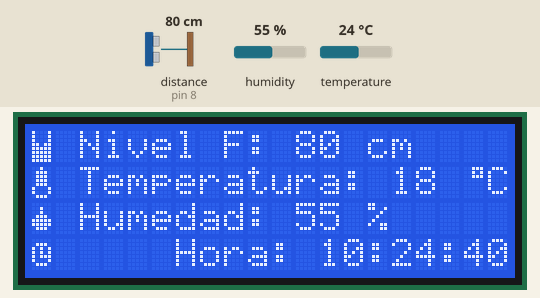
Bench run of a sketch on a simulated Arduino Uno, built with avr-gcc and run on an emulated ATmega328P. Parts: 20×4 character LCD. Inputs (shaded band) come from the test bench; at power-on: distance to the obstacle (sensor on pin 8) 80 cm, humidity 55 %, temperature 24 °C. The echo pulse lasts 58.3 µs per cm; the local clock reads 2024-03-15 10:24:30 at power-on unless the sketch sets it; storage starts empty; what the sketch prints to the serial monitor is not drawn.

Above: at 10.6 s.
10.7 s: distance to the obstacle (sensor on pin 8) set to 2 cm
At 12.3 s:
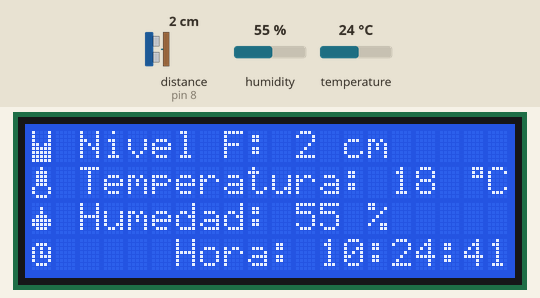
14.0 s: humidity set to 22 %
At 15.9 s:
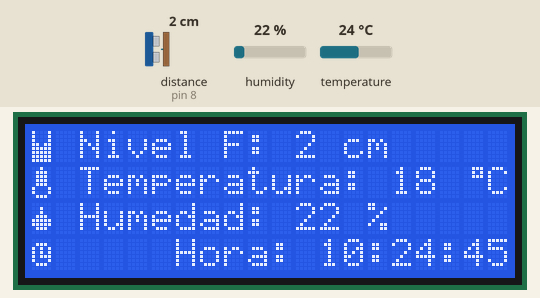
18.1 s: temperature set to 12 °C
At 20.5 s:
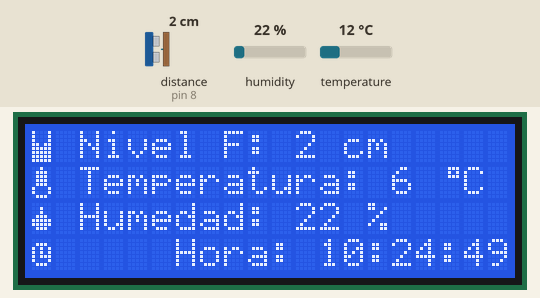
22.2 s: distance to the obstacle (sensor on pin 8) set to 4 cm
At 23.6 s:
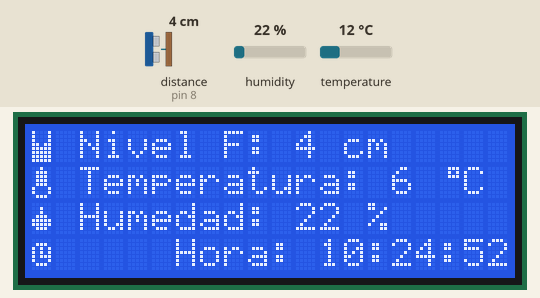
25.3 s: humidity set to 40 %
At 26.4 s:
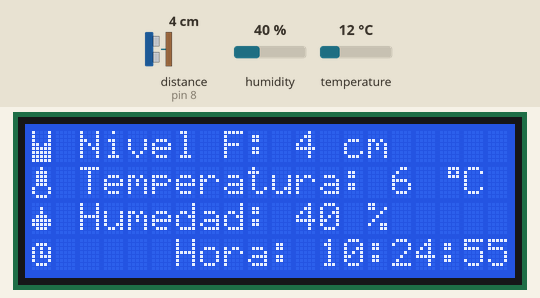
28.4 s: distance to the obstacle (sensor on pin 8) set to 9 cm
At 29.8 s:
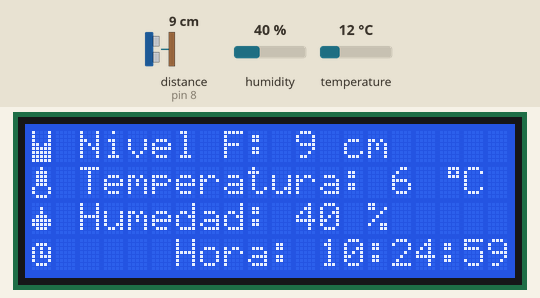

The sketch:

Codigo_poyecto_cenipalma.ino
```cpp
/**********************************************
   A4 = SDA y A5= SCL pines para protocolo I2C
   que usa el mod reloj o cualquier otro mod tambien
   los 2 ultimos al aldo de los pines de com por USB

   10 = CS   Pin para ctivar esclavo se puede usar
   cualquiera pero cuando hay un solo esclavo se usa ese
   11 = MOSI maestro sale esclavo entra
   12 = MISO maestro entra esclavo sale
   13 = SCK pulso de reloj serial

   ya estan definidos !
 *********************************************/

#include <LiquidCrystal.h>

#include <Ultrasonic.h>

#include <RTClib.h>
#include <Wire.h>

#include <DHT.h>
#include <DHT_U.h>

#include <SPI.h>
#include <SD.h>
Sd2Card card;

#define sensor 14 // pin del sensor DHT
#define SSpin 10
#define trig 9
#define echo 8
#define MAX_DISTANCE 400

int TIME_OUT = 30000;
long duracion, distancia;
int temperatura;
int humedad;
bool escritura = true;

RTC_DS3231 rtc;  //  creamos variable global del reloj
File archivo;
DHT dht (sensor, DHT11); // definimos el din del sensor y el tipo de senssor
LiquidCrystal lcd(7, 6, 5, 4, 3, 2); // definimos los pines del lcd (RS,E,D4,D5,D6,D7)
Ultrasonic ultrasonic(trig, echo, TIME_OUT);
DateTime fecha;

//////////////////////////////////////////////////////////barra
byte b1[8] = {
  B10000,
  B10000,
  B10000,
  B10000,
  B10000,
  B10000,
  B10000,
  B10000
};

byte b2[8] = {
  B11000,
  B11000,
  B11000,
  B11000,
  B11000,
  B11000,
  B11000,
  B11000
};
byte b3[8] = {
  B11100,
  B11100,
  B11100,
  B11100,
  B11100,
  B11100,
  B11100,
  B11100
};
byte b4[8] = {
  B11110,
  B11110,
  B11110,
  B11110,
  B11110,
  B11110,
  B11110,
  B11110
};

byte b5[] = {
  B11111,
  B11111,
  B11111,
  B11111,
  B11111,
  B11111,
  B11111,
  B11111
};

/////////////////////////////////////////////////////////////

byte ciculoarriba[8] = {
  B00111,
  B00101,
  B00111,
  B00000,
  B00000,
  B00000,
  B00000,
  B00000
};
byte nivel[8] = {
  B10001,
  B10001,
  B10001,
  B11011,
  B11111,
  B11111,
  B11111,
  B11111
};
byte Btemperatura[8] = {
  B00100,
  B01110,
  B01110,
  B01110,
  B01110,
  B10001,
  B10001,
  B01110
};
byte Bhumedad[8] = {
  B00000,
  B00100,
  B00100,
  B01110,
  B11111,
  B11111,
  B01110,
  B00000
};
byte reloj[8] = {
  B00000,
  B01110,
  B10101,
  B10101,
  B10111,
  B10001,
  B01110,
  B00000
};

byte nada[8] = {
  B00000,
  B00000,
  B00000,
  B00000,
  B00000,
  B00000,
  B00000,
  B00000
};

byte guardar[8] = {
  B00000,
  B11100,
  B10010,
  B10001,
  B11111,
  B10101,
  B11111,
  B00000
};
byte fuerarango[8] = {
  B10100,
  B11111,
  B11111,
  B10100,
  B10010,
  B11111,
  B11111,
  B10010
};

////////////no sd
byte nosd1[8] = {
  B01111,
  B01100,
  B01010,
  B01001,
  B01001,
  B01010,
  B01100,
  B01111
};
byte nosd2[8] = {
  B10000,
  B01000,
  B01100,
  B10010,
  B10010,
  B01010,
  B00110,
  B11110
};
////////////////////////

//////////////////////////marco
byte marco[8] = {
  B00000,
  B00000,
  B00000,
  B11111,
  B11111,
  B11111,
  B00000,
  B00000
};

void setup() {
  pinMode(trig, OUTPUT);
  pinMode(echo, INPUT);
  pinMode(14, INPUT);

  Serial.begin(9600);
  lcd.begin(20, 4);

  ////////////////////////////
  lcd.createChar(1, b1);
  lcd.createChar(2, b2);
  lcd.createChar(3, b3);
  lcd.createChar(4, b4);
  lcd.createChar(5, b5);
  ///////////////////////////
  Serial.println(F(" "));
  Serial.println(F("        Firux S.A.S todos los derechos reservados 2019"));
  Serial.println(F(" "));

  /********* inicializacion del sensor de nivel **********/
  Serial.println(F("Inicializando Modulo Sensor de nivel..."));
  distancia = ultrasonic.read(CM);
  if (distancia) {
    Serial.println(F("Modulo sensor Inicializado"));
    if ((distancia == 535) || (distancia == 536 )) {
      Serial.println(F("|||||||Fuera de Rango|||||||"));
      Serial.println(F("CONECTAR SENSOR O VERIFICAR RANGO!!!"));
    }
    Serial.println(F(" "));
  } else {
    Serial.println(F("Modulo sensor no encontrado"));
    Serial.println(F(" "));
  }

  /********* inicializacion del mod temperatura **********/
  Serial.println(F("Inicializando Modulo Temperatura..."));
  dht.begin();
  if (dht.readTemperature(true)) {
    Serial.println(F("Modulo Temp Inicializado"));
    Serial.println(F(" "));
  } else {
    Serial.println(F("Modulo Temp no encontrado"));
    Serial.println(F(" "));
  }

  /********* inicializacion del mod reloj **********/
  Serial.println(F("Inicializando Modulo RTC..."));
  if (!rtc.begin()) {
    Serial.println(F("Modulo RTC no encontrado"));
    Serial.println(F(" "));
    while (1);
  } else {
    Serial.println(F("Modulo RTC Inicializado"));
    Serial.println(F(" "));
  }
  //  rtc.adjust(DateTime(__DATE__, __TIME__)); // obtenemos fecha y hora del pc solo 1 sola vez
  // rtc.adjust (DateTime (2019,9,30,16,13,0)); //año, mes, fecha, hora, min, segundo.

  /********* inicializacion del mod SD ***********/
  Serial.println(F("Inicializando Tarjeta SD..."));
  if (!SD.begin(SSpin)) {
    Serial.println(F("Fallo en Inicialización!!"));
    Serial.println(F("CONECTAR MICRO SD!!!"));
    Serial.println(F(" "));
  } else {
    Serial.println(F("Inicialización Correcta"));
    Serial.println(F(" "));
  }

  inicio();
}
void inicio() {
  lcd.clear();
  lcd.setCursor(7, 0);
  lcd.print(F("LEYENDO"));
  lcd.setCursor(3, 1);
  lcd.print(F("--> MODULOS <--"));

  //  ////////////////// barra de progreso
  for (int f = 0; f < 20; f++) {
    for (int c = 1; c <= 5; c++) {
      lcd.setCursor(f, 3);
      lcd.write(byte(c));
      delay(60);
    }
  }
  lcd.clear();
  lcd.createChar(13, marco);
  lcd.setCursor(5, 1);
  lcd.print(F("CENIPALMA"));
  ///////////////////////marco
  lcd.setCursor(0, 0);
  lcd.write(byte(13));
  for (int m = 1; m < 19; m++)lcd.write(byte(13));
  lcd.write(byte(13));
  delay(20);
  lcd.setCursor(19, 2);
  lcd.write(byte(13));
  delay(20);
  lcd.setCursor(1, 2);
  for (int m = 1; m < 19; m++)lcd.write(byte(13));
  delay(20);
  lcd.setCursor(0, 2);
  lcd.write(byte(13));
  delay(20);
  //////////////////////////////
  lcd.setCursor(7, 3);
  lcd.print(F("FIRUX"));
  delay(3000);
  crearchart();
}

void crearchart() {
  lcd.createChar(6, ciculoarriba);
  lcd.createChar(7, nivel);
  lcd.createChar(8, Btemperatura);
  lcd.createChar(9, Bhumedad);
  lcd.createChar(10, reloj);
  lcd.createChar(11, guardar);
  lcd.createChar(12, fuerarango);
}

void DatosMonitorSerial() {
  Serial.print(F("Nivel "));
  if ((distancia == 535) || (distancia == 536 )) {
    Serial.print(F("0"));
  } else Serial.print(distancia);
  Serial.print(F(" cm / "));
  Serial.print(F("Temperatura "));
  Serial.print(temperatura);
  Serial.print(F(" °C / "));
  Serial.print(F("Humedad "));
  Serial.print(humedad);
  Serial.println(F(" % "));
  Serial.println(F(" "));
}

void loop() {
  fecha = rtc.now();
  // Leemos y registramos la distancia en centímetros que está detectando el sensor ultrasónico impermeable JSN-SR04T.
  distancia = ultrasonic.read(CM);
  temperatura = dht.readTemperature();
  temperatura = temperatura - 6; // ajuste de patron
  humedad = dht.readHumidity();

  if (distancia == 0) distancia = ultrasonic.read(CM);  // eliminamos el valor cero de los resultados
  DatosMonitorSerial();
  lcd.clear(); // lo uso para actualizar los carateres

  ///////////// NO SD //////////// verificamos si esta la micro SD insertada
  if (!card.init(SPI_HALF_SPEED, SSpin)) {
    lcd.setCursor(18, 0);
    lcd.print(F("E0"));
  } else {
    lcd.setCursor(18, 0);
    lcd.print(" ");
  }
  ////////////////////////////////
  lcd.setCursor(0, 0);
  lcd.write(byte(7));
  lcd.print(F(" Nivel F: "));
  if ((distancia == 535) || (distancia == 536 )) {
    lcd.write(byte(12));
  } else {
    lcd.print(distancia);
    lcd.print(F(" cm"));
  }
  ////////////////////////////////
  lcd.setCursor(0, 1);
  lcd.write(byte(8));
  lcd.print(F(" Temperatura: "));
  lcd.print(temperatura);
  lcd.print(F(" "));
  lcd.write(byte(6));
  lcd.print(F("C"));
  /////////////////////////////////
  lcd.setCursor(0, 2);
  lcd.write(9);
  lcd.print(F(" Humedad: "));
  lcd.print(humedad);
  lcd.print(F(" %"));
  ////////////////////////////////

  // mostramos la hora
  lcd.setCursor(0, 3);
  String horalcd = "Hora: " + String(fecha.hour()) + ":" + String(fecha.minute()) + ":" + String(fecha.second());
  lcd.write(byte(10));
  lcd.print(F("     "));
  lcd.print(horalcd);
  delay(1000);

  // activamos el almacanamiento de datos en la horas deseadas en formato militar
  datacenter( 0, 0,  0); //dato 1
  datacenter( 2,  0, 0); //dato 2
  datacenter( 4,  0, 0); //dato 3
  datacenter( 6,  0, 0); //dato 4
  datacenter( 8,  0, 0); //dato 5
  datacenter(10,  0, 0); //dato 6
  datacenter(12,  0, 0); //dato 7
  datacenter(14,  0, 0); //dato 8
  datacenter(16,  0, 0); //dato 9
  datacenter(18,  0, 0); //dato 10
  datacenter(20,  0, 0); //dato 11
  datacenter(22,  0, 0); //dato 12
}

void datacenter(int hora, int minutos, int segundos) {
  // inica el ciclo de guradar los datos a esta hora especifica
  if ((fecha.hour() == hora) && (fecha.minute() == minutos) && (fecha.second() == segundos) && (escritura == true)) {

    archivo = SD.open("datos.txt", FILE_WRITE); // abre el archivo si no existe lo crea
    if (archivo) {
      Serial.println(F(" "));
      Serial.println(F("entro en la SD..."));
      Serial.println(F("Escribiendo en la SD..."));
      Serial.println(F(" "));

      archivo.println(F(" "));
      String fechaG = "Fecha de la grabación: " + String(fecha.day()) + "/" + String(fecha.month()) + "/" + String(fecha.year());
      archivo.println(fechaG);
      String horaG = "Hora de la grabación: " + String(fecha.hour()) + ":" + String(fecha.minute()) + ":" + String(fecha.second());
      archivo.println(horaG);
      archivo.println(F(""));

      // CSV formato separado por comas para pasar a cuadro de calculo
      archivo.print(fecha.day());
      archivo.print(F("/"));
      archivo.print(fecha.month());
      archivo.print(F("/"));
      archivo.print(fecha.year());
      archivo.print(F(","));
      archivo.print(fecha.hour());
      archivo.print(F(":"));
      archivo.print(fecha.minute());
      archivo.print(F(":"));
      archivo.print(fecha.second());
      archivo.print(F(","));
      if ((distancia == 535) || (distancia == 536 )) {
        archivo.print(F("0"));
      } else archivo.print(distancia);
      archivo.print(F(","));
      archivo.print(temperatura);
      archivo.print(F(","));
      archivo.println(humedad);
      archivo.println(F(""));
      archivo.println(F("------------------------------------"));
      archivo.println(F(" "));
      archivo.close();
      escritura =  false;
      Serial.println(F(" "));
      Serial.println(F("Escritura Corerecta, verificar en SD"));
      Serial.println(F(" "));
      // agregamos el icono guardar cada vez que guarda datos
      lcd.setCursor(19, 0);
      lcd.write(byte(11));
      delay(5000);
      lcd.print(" ");
    } else {
      Serial.println(F(" "));
      Serial.println(F("Error al abrir archivo."));
      Serial.println(F(" "));
    }
  }
  // se seleciona la hora y minuto para el evento
  if ((fecha.hour() == hora) && (fecha.minute() == minutos + 1) && (fecha.second() == segundos) && (escritura == false)) {
    // es para volver activar la escrictura 1 minuto despues
    escritura = true;
    Serial.println(F(" "));
    Serial.println(F("Escritura Activada"));
    Serial.println(F(" "));
    delay(700);
  }
  if ((fecha.hour() == hora) && (fecha.minute() == minutos + 2) && (fecha.second() == segundos) && (escritura == false)) {
    // es para volver activar la escrictura 2 minuto despues
    escritura = true;
    Serial.println(F(" "));
    Serial.println(F("Escritura Activada"));
    Serial.println(F(" "));
    delay(700);
  }
}
```

Measured:
- what the display in image 3 shows lasts 1.0 s, from 19.8 s to 20.8 s
